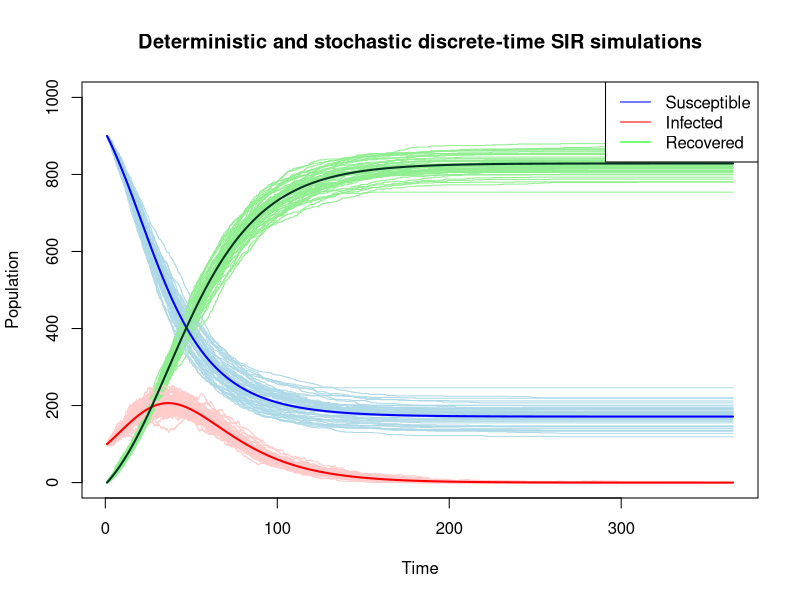

This figure's R source: (Note: this script raises an error after producing the figure.)
#Density-dependent formulation
#Stochastic simulation
Stochastic_DT_SIR_model <- function(N, S0, I0, minTime, maxTime, beta, gamma, step_size) {
  minTime <- minTime           # start time
  maxTime <- maxTime           # end time
  step_size <- step_size       # step size
  steps <- seq(minTime, maxTime, by = step_size)   # time discretization
  beta <- beta                 # infection rate
  gamma <- gamma               # recovery rate
  S <- numeric(length(steps))  # create empty vector to store simulations for susceptibles
  I <- numeric(length(steps))  # create empty vector to store simulations for infectives
  R <- numeric(length(steps))  # create empty vector to store simulations for removed
  S[1] <- S0                   # initial number of susceptibles
  I[1] <- I0                   # initial number of infectives
  R[1] <- N - S0 - I0          # initial number of Removed
  
  # Loop through discretized time and update the compartments at each step
  for (tym in 2:length(steps)) {
    # Assuming infections occur at the point of a Poisson process
    p_I <- 1 - exp(-(beta) * I[tym - 1] * step_size)  # Probability of infection
    p_R <- 1 - exp(-gamma * step_size)              # Probability of recovery
    
    # Sample infections and recoveries from a binomial trial
    delta_S <- rbinom(1, S[tym - 1], p_I)
    delta_I <- rbinom(1, I[tym - 1], p_R)
    
    # Update the compartments
    S[tym] <- S[tym - 1] - delta_S
    I[tym] <- I[tym - 1] + delta_S - delta_I
    R[tym] <- R[tym - 1] + delta_I
  }
  
  return(data.frame(Steps = steps, S = S, I = I, R = R))
}

#Density dependent formulation
#Deterministic simulation
Deterministic_DT_SIR_model2 <- function(N, S0, I0, minTime, maxTime, beta, gamma, step_size) {
  minTime <- minTime           # start time
  maxTime <- maxTime           # end time
  step_size <- step_size       # step size
  steps <- seq(minTime, maxTime, by = step_size)   # time discretization
  beta <- beta                 # infection rate
  gamma <- gamma               # recovery rate
  S <- numeric(length(steps))  # create empty vector to store simulations for susceptibles
  I <- numeric(length(steps))  # create empty vector to store simulations for infectives
  R <- numeric(length(steps))  # create empty vector to store simulations for removed
  S[1] <- S0                   # initial number of susceptibles
  I[1] <- I0                   # initial number of infectives
  R[1] <- N - S0 - I0          # initial number of Removed
  
  # Loop through discretized time and Update the compartments at each step
  for (tym in 2:length(steps)){
    # Assuming infections occur at the point of a Poisson process
    S[tym] <- S[tym - 1] - S[tym - 1] * (1 - exp(-(beta) * I[tym - 1] * step_size))
    I[tym] <- I[tym - 1] + S[tym - 1] * (1 - exp(-(beta) * I[tym - 1] * step_size)) - I[tym - 1] * (1 - exp(-gamma * step_size))
    R[tym] <- R[tym - 1] + I[tym - 1] * (1 - exp(-gamma * step_size))
  }
  return(data.frame(Steps = steps, S = S, I = I, R = R))
}
#Initial values and parameters
N <- 1000
S0 <- 900
I0 <- 100
minTime <- 1
maxTime <- 365
beta <- 0.0001
gamma <- 0.05
step_size <- 0.03

# Empty plot frame
plot(0, type = "n", xlim = c(minTime, maxTime), ylim = c(0, N), xlab = "Time", ylab = "Population", main ="Deterministic and stochastic discrete-time SIR simulations")
colors <- c("#add8e6", "#ffcccb", "#90ee90")
# Overlaying plots
plots <- 50
for (i in 1:plots) {
  stochastic <- Stochastic_DT_SIR_model(N, S0, I0, minTime, maxTime, beta, gamma, step_size)
  lines(stochastic$Steps, stochastic$S, col = colors[1])
  lines(stochastic$Steps, stochastic$I, col = colors[2])
  lines(stochastic$Steps, stochastic$R, col = colors[3])
}
deterministic<- Deterministic_DT_SIR_model2(N, S0, I0, minTime, maxTime, beta, gamma, step_size)
lines(deterministic$Steps, deterministic$S, col = "blue", lwd=2.0)
lines(deterministic$Steps, deterministic$I, col = "red", lwd=2.0)
lines(deterministic$Steps, deterministic$R, col = "#013220", lwd=2.0)
legend("topright", legend = c("Susceptible", "Infected", "Recovered"), col = c("blue", "red", "green"), lty = 1)

library(gridGraphics)
library(cowplot)
plot_grid(A, B)
plot_grid(C, D)

#Frequency-dependent formulation
# Stochastic simulation
Stochastic_DT_SIR_model <- function(N, S0, I0, minTime, maxTime, beta, gamma, step_size) {
  minTime <- minTime           # start time
  maxTime <- maxTime           # end time
  step_size <- step_size       # step size
  steps <- seq(minTime, maxTime, by = step_size)   # time discretization
  beta <- beta                 # infection rate
  gamma <- gamma               # recovery rate
  S <- numeric(length(steps))  # create empty vector to store simulations for susceptibles
  I <- numeric(length(steps))  # create empty vector to store simulations for infectives
  R <- numeric(length(steps))  # create empty vector to store simulations for removed
  S[1] <- S0 / N               # initial proportion of susceptibles
  I[1] <- I0 / N               # initial proportion of infectives
  R[1] <- (N - S0 - I0) / N    # initial proportion of Removed
  
  # Loop through discretized time and update the compartments at each step
  for (tym in 2:length(steps)) {
    # Assuming infections occur at the point of a Poisson process
    p_I <- 1 - exp(-beta * I[tym - 1] * step_size)  # Probability of infection
    p_R <- 1 - exp(-gamma * step_size)              # Probability of recovery
    
    # Sample infections and recoveries from a binomial trial
    delta_S <- rbinom(1, round(S[tym - 1] * N), p_I)
    delta_I <- rbinom(1, round(I[tym - 1] * N), p_R)
    
    # Update the compartments
    S[tym] <- S[tym - 1] - delta_S / N
    I[tym] <- I[tym - 1] + delta_S / N - delta_I / N
    R[tym] <- R[tym - 1] + delta_I / N
  }
  
  return(data.frame(Steps = steps, S = S, I = I, R = R))
}


#Frequency-dependent formulation
# Deterministic simulation
Deterministic_DT_SIR_model2 <- function(N, S0, I0, minTime, maxTime, beta, gamma, step_size) {
  minTime <- minTime           # start time
  maxTime <- maxTime           # end time
  step_size <- step_size       # step size
  steps <- seq(minTime, maxTime, by = step_size)   # time discretization
  beta <- beta                 # infection rate
  gamma <- gamma               # recovery rate
  S <- numeric(length(steps))  # create empty vector to store simulations for susceptibles
  I <- numeric(length(steps))  # create empty vector to store simulations for infectives
  R <- numeric(length(steps))  # create empty vector to store simulations for removed
  S[1] <- S0 / N               # initial proportion of susceptibles
  I[1] <- I0 / N               # initial proportion of infectives
  R[1] <- (N - S0 - I0) / N    # initial proportion of Removed
  
  # Loop through discretized time and update the compartments at each step
  for (tym in 2:length(steps)) {
    # Assuming infections occur at the point of a Poisson process
    S[tym] <- S[tym - 1] - S[tym - 1] * (1 - exp(-beta * I[tym - 1] * step_size))
    I[tym] <- I[tym - 1] + S[tym - 1] * (1 - exp(-beta * I[tym - 1] * step_size)) - I[tym - 1] * (1 - exp(-gamma * step_size))
    R[tym] <- R[tym - 1] + I[tym - 1] * (1 - exp(-gamma * step_size))
  }
  
  return(data.frame(Steps = steps, S = S, I = I, R = R))
}

# Initial values and parameters
N <- 1000
S0 <- 900
I0 <- 100
minTime <- 1
maxTime <- 365
beta <- 0.1
gamma <- 0.05
step_size <- 0.03

# Empty plot frame
plot(0, type = "n", xlim = c(minTime, maxTime), ylim = c(0, 1), xlab = "Time", ylab = "Proportion", main = "Deterministic and stochastic discrete-time SIR simulations")
colors <- c("#add8e6", "#ffcccb", "#90ee90")

# Overlaying plots
plots <- 50
for (i in 1:plots) {
  stochastic <- Stochastic_DT_SIR_model(N, S0, I0, minTime, maxTime, beta, gamma, step_size)
  lines(stochastic$Steps, stochastic$S, col = colors[1])
  lines(stochastic$Steps, stochastic$I, col = colors[2])
  lines(stochastic$Steps, stochastic$R, col = colors[3])
}

deterministic <- Deterministic_DT_SIR_model2(N, S0, I0, minTime, maxTime, beta, gamma, step_size)
lines(deterministic$Steps, deterministic$S, col = "blue", lwd = 2.0)
lines(deterministic$Steps, deterministic$I, col = "red", lwd = 2.0)
lines(deterministic$Steps, deterministic$R, col = "#013220", lwd = 2.0)

legend("topright", legend = c("Susceptible", "Infected", "Recovered"), col = c("blue", "red", "green"), lty = 1)
